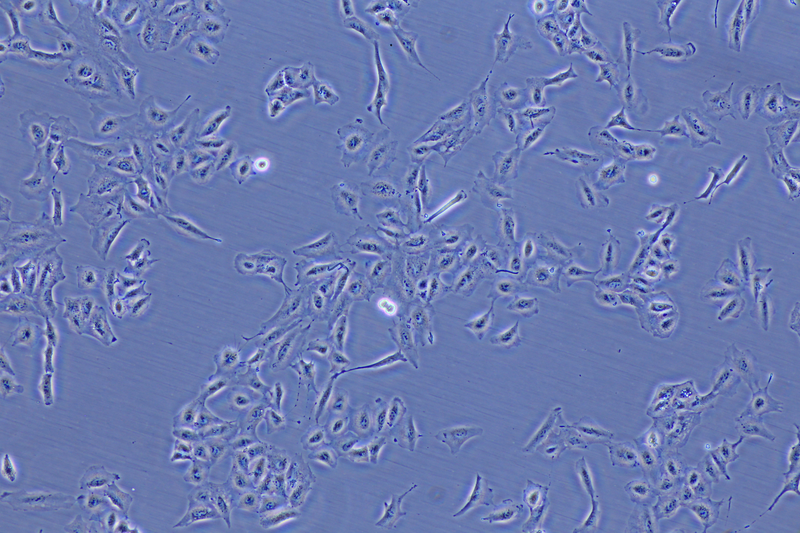
#> input picture hidos-django/hidos/cell/testdata/IMG_0126_tungsten_800.png, 800 x 533 px
$ python -i skimage_compat.py   (imports and definitions only)
#> lines starting #> are read from the running program, lines starting #| are printed output that depends on the picture
"""
The analysis algorithms were written against Python 2.7 and scikit-image
0.12 (2016). These helpers keep their original semantics where newer
versions changed a default or a threshold, so the ported algorithms produce
the same numbers:

* remove_small_objects / remove_small_holes: the old `min_size` removed
  objects strictly *smaller* than it; scikit-image 0.26 replaced it with
  `max_size`, which removes objects smaller than *or equal to* it.
* resize: scikit-image 0.15 switched the default mode from 'constant' to
  'reflect', turned on anti-aliasing when downsampling, and later moved to
  ndimage.zoom; this is the 0.12 implementation, with an exact scaling
  matrix (see resize).
* prewitt, roberts, sobel, laplace: scikit-image 0.12 set the one pixel
  image border of the edge filters to 0 when no mask was given; newer
  versions keep the (reflect-padded) border values. 0.12 also converted
  integer images to float by dividing by the maximum (x / 255) where newer
  versions multiply by its reciprocal (x * (1 / 255)), which differs in the
  last bit and moves the later img_as_ubyte rounding.
* canny: the scikit-image 0.12 implementation (see below), computed so that
  it gives the same result on every platform.
* bgr2gray: OpenCV 4 changed the fixed point arithmetic of
  cv2.cvtColor(..., COLOR_BGR2GRAY), which moves some colour pixels by one
  grey level; this is the OpenCV 3 formula.
* gaussian_blur: OpenCV 4 made cv2.GaussianBlur bit-exact (fixed point) for
  8-bit images; OpenCV 3 filtered with the floating point kernel, which
  this reproduces.
* py2_round: Python 2 round() returned a float, rounded halves away from
  zero and passed NaN through; Python 3 rounds halves to even and raises on
  NaN.
"""
import math
from decimal import ROUND_HALF_UP, Context, Decimal

import cv2
import numpy as np
from skimage import filters, morphology, transform


def _max_size(min_size):
    # objects with size < min_size  <=>  size <= ceil(min_size) - 1
    return int(math.ceil(min_size)) - 1


def remove_small_objects(ar, min_size=64, connectivity=1):
    """Remove objects with fewer than `min_size` pixels."""
    return morphology.remove_small_objects(ar, max_size=_max_size(min_size), connectivity=connectivity)


def remove_small_holes(ar, min_size=64, connectivity=1):
    """Fill holes with fewer than `min_size` pixels."""
    return morphology.remove_small_holes(ar, max_size=_max_size(min_size), connectivity=connectivity)


# [59 lines left out: functions resize, _img_as_float, _mask_filter_result, not called in this run]


def prewitt(image, mask=None):
    return _mask_filter_result(filters.prewitt(_img_as_float(image), mask=mask), mask)


def roberts(image, mask=None):
    return _mask_filter_result(filters.roberts(_img_as_float(image), mask=mask), mask)


def sobel(image, mask=None):
    return _mask_filter_result(filters.sobel(_img_as_float(image), mask=mask), mask)


def laplace(image, ksize=3, mask=None):
    return _mask_filter_result(filters.laplace(_img_as_float(image), ksize=ksize, mask=mask), mask)


# [34 lines left out: functions gaussian_blur, bgr2gray, py2_round, not called in this run]


# --- canny -------------------------------------------------------------------
# skimage.feature.canny as shipped in scikit-image 0.12 (originally part of
# CellProfiler; Copyright (c) 2003-2009 Massachusetts Institute of Technology,
# Copyright (c) 2009-2011 Broad Institute; BSD license; original author Lee
# Kamentsky). Newer versions convert the image to float before smoothing and
# changed the hysteresis, which moves the detected edges by a few pixels.
#
# The non-maximum suppression compares gradient magnitudes exactly, so a one
# ulp difference moves edges. np.hypot and the Gaussian kernel of today's
# scipy.ndimage.gaussian_filter (np.exp) round differently depending on the
# platform's libm and numpy's SIMD code (e.g. AVX-512 on Linux); the kernel
# and the magnitude are therefore computed with correctly rounded operations.

def _gaussian_kernel(sigma, truncate=4.0):
    """scipy 0.17 gaussian_filter1d weights, with a correctly rounded exp."""
    sd = float(sigma)
    lw = int(truncate * sd + 0.5)
    weights = [0.0] * (2 * lw + 1)
    weights[lw] = 1.0
    total = 1.0
    sd = sd * sd
    for ii in range(1, lw + 1):
        tmp = float(Decimal(-0.5 * float(ii * ii) / sd).exp(Context(prec=40)))
        weights[lw + ii] = tmp
        weights[lw - ii] = tmp
        total += 2.0 * tmp
    return np.array(weights) / total


def _gaussian_filter(image, sigma):
    """scipy.ndimage.gaussian_filter(image, sigma, mode='constant') with _gaussian_kernel."""
    from scipy.ndimage import correlate1d
    weights = _gaussian_kernel(sigma)
    output = np.zeros(image.shape, image.dtype)
    for axis in range(image.ndim):
        correlate1d(image, weights, axis, output, mode='constant', cval=0.0)
        image = output
    return output


def _smooth_with_function_and_mask(image, function, mask):
    bleed_over = function(mask.astype(float))
    masked_image = np.zeros(image.shape, image.dtype)
    masked_image[mask] = image[mask]
    smoothed_image = function(masked_image)
    output_image = smoothed_image / (bleed_over + np.finfo(float).eps)
    return output_image


def canny(image, sigma=1., low_threshold=None, high_threshold=None, mask=None,
          use_quantiles=False):
    """Canny edge detector with the scikit-image 0.12 implementation."""
    import scipy.ndimage as ndi
    from scipy.ndimage import binary_erosion, generate_binary_structure, label
    from skimage.util import dtype_limits

    if image.ndim != 2:
        raise ValueError('canny expects a 2-D image')
    if low_threshold is None:
        low_threshold = 0.1 * dtype_limits(image)[1]
    if high_threshold is None:
        high_threshold = 0.2 * dtype_limits(image)[1]
    if mask is None:
        mask = np.ones(image.shape, dtype=bool)

    def fsmooth(x):
        return _gaussian_filter(x, sigma)

    smoothed = _smooth_with_function_and_mask(image, fsmooth, mask)
    jsobel = ndi.sobel(smoothed, axis=1)
    isobel = ndi.sobel(smoothed, axis=0)
    abs_isobel = np.abs(isobel)
    abs_jsobel = np.abs(jsobel)
    magnitude = np.sqrt(isobel * isobel + jsobel * jsobel)  # not np.hypot, see above

    # Make the eroded mask. Setting the border value to zero will wipe
    # out the image edges for us.
    s = generate_binary_structure(2, 2)
    eroded_mask = binary_erosion(mask, s, border_value=0)
    eroded_mask = eroded_mask & (magnitude > 0)

    # --------- Find local maxima --------------
    local_maxima = np.zeros(image.shape, bool)
    # 0-45 degrees
    pts_plus = (isobel >= 0) & (jsobel >= 0) & (abs_isobel >= abs_jsobel)
    pts_minus = (isobel <= 0) & (jsobel <= 0) & (abs_isobel >= abs_jsobel)
    pts = pts_plus | pts_minus
    pts = eroded_mask & pts
    c1 = magnitude[1:, :][pts[:-1, :]]
    c2 = magnitude[1:, 1:][pts[:-1, :-1]]
    m = magnitude[pts]
    w = abs_jsobel[pts] / abs_isobel[pts]
    c_plus = c2 * w + c1 * (1 - w) <= m
    c1 = magnitude[:-1, :][pts[1:, :]]
    c2 = magnitude[:-1, :-1][pts[1:, 1:]]
    c_minus = c2 * w + c1 * (1 - w) <= m
    local_maxima[pts] = c_plus & c_minus
    # 45-90 degrees
    pts_plus = (isobel >= 0) & (jsobel >= 0) & (abs_isobel <= abs_jsobel)
    pts_minus = (isobel <= 0) & (jsobel <= 0) & (abs_isobel <= abs_jsobel)
    pts = pts_plus | pts_minus
    pts = eroded_mask & pts
    c1 = magnitude[:, 1:][pts[:, :-1]]
    c2 = magnitude[1:, 1:][pts[:-1, :-1]]
    m = magnitude[pts]
    w = abs_isobel[pts] / abs_jsobel[pts]
    c_plus = c2 * w + c1 * (1 - w) <= m
    c1 = magnitude[:, :-1][pts[:, 1:]]
    c2 = magnitude[:-1, :-1][pts[1:, 1:]]
    c_minus = c2 * w + c1 * (1 - w) <= m
    local_maxima[pts] = c_plus & c_minus
    # 90-135 degrees
    pts_plus = (isobel <= 0) & (jsobel >= 0) & (abs_isobel <= abs_jsobel)
    pts_minus = (isobel >= 0) & (jsobel <= 0) & (abs_isobel <= abs_jsobel)
    pts = pts_plus | pts_minus
    pts = eroded_mask & pts
    c1a = magnitude[:, 1:][pts[:, :-1]]
    c2a = magnitude[:-1, 1:][pts[1:, :-1]]
    m = magnitude[pts]
    w = abs_isobel[pts] / abs_jsobel[pts]
    c_plus = c2a * w + c1a * (1.0 - w) <= m
    c1 = magnitude[:, :-1][pts[:, 1:]]
    c2 = magnitude[1:, :-1][pts[:-1, 1:]]
    c_minus = c2 * w + c1 * (1.0 - w) <= m
    local_maxima[pts] = c_plus & c_minus
    # 135-180 degrees
    pts_plus = (isobel <= 0) & (jsobel >= 0) & (abs_isobel >= abs_jsobel)
    pts_minus = (isobel >= 0) & (jsobel <= 0) & (abs_isobel >= abs_jsobel)
    pts = pts_plus | pts_minus
    pts = eroded_mask & pts
    c1 = magnitude[:-1, :][pts[1:, :]]
    c2 = magnitude[:-1, 1:][pts[1:, :-1]]
    m = magnitude[pts]
    w = abs_jsobel[pts] / abs_isobel[pts]
    c_plus = c2 * w + c1 * (1 - w) <= m
    c1 = magnitude[1:, :][pts[:-1, :]]
    c2 = magnitude[1:, :-1][pts[:-1, 1:]]
    c_minus = c2 * w + c1 * (1 - w) <= m
    local_maxima[pts] = c_plus & c_minus

    # ---- If use_quantiles is set then calculate the thresholds to use
    if use_quantiles:
        if high_threshold > 1.0 or low_threshold > 1.0:
            raise ValueError("Quantile thresholds must not be > 1.0")
        if high_threshold < 0.0 or low_threshold < 0.0:
            raise ValueError("Quantile thresholds must not be < 0.0")
        high_threshold = np.percentile(magnitude, 100.0 * high_threshold)
        low_threshold = np.percentile(magnitude, 100.0 * low_threshold)

    # ---- Create two masks at the two thresholds.
    high_mask = local_maxima & (magnitude >= high_threshold)
    low_mask = local_maxima & (magnitude >= low_threshold)

    # Segment the low-mask, then only keep low-segments that have
    # some high_mask component in them
    strel = np.ones((3, 3), bool)
    labels, count = label(low_mask, strel)
    if count == 0:
        return low_mask

    sums = np.array(ndi.sum(high_mask, labels, np.arange(count, dtype=np.int32) + 1), ndmin=1)
    good_label = np.zeros((count + 1,), bool)
    good_label[1:] = sums > 0
    output_mask = good_label[labels]
    return output_mask

>>> import cv2
>>> picture = cv2.imread('testdata/IMG_0126_tungsten_800.png', cv2.IMREAD_GRAYSCALE)
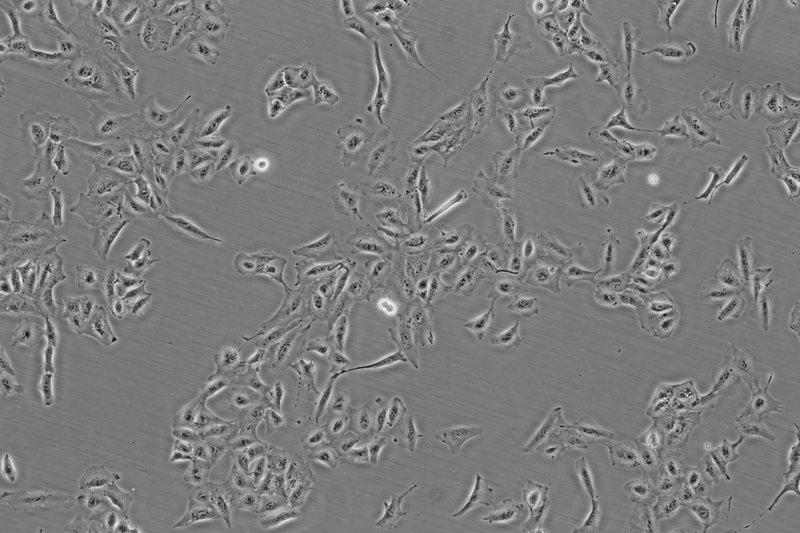
#> picture: shape (533, 800); min 19, max 246, mean 124
>>> result = canny(picture)
#> in canny, `low_threshold = 0.1 * dtype_limits(image)[1]`: low_threshold = 25.5
#> in canny, `high_threshold = 0.2 * dtype_limits(image)[1]`: high_threshold = 51
#> in canny, `eroded_mask = binary_erosion(mask, s, border_value=0)`: mask: shape (533, 800) bool; every value is 1
#> in canny, `eroded_mask = eroded_mask & (magnitude > 0)`:
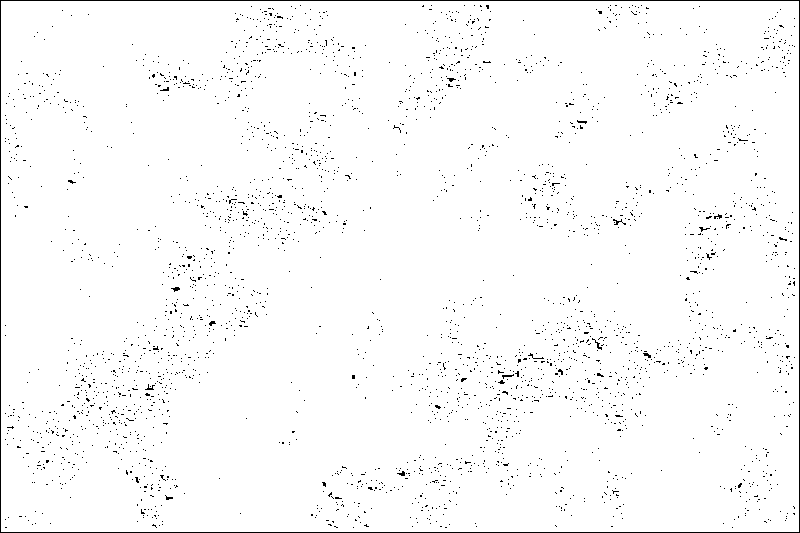
#> eroded_mask: shape (533, 800) bool; 98.1% white; black in thin lines or dots
#> in canny, `pts_plus = (isobel >= 0) & (jsobel >= 0) & (abs_isobel >= abs_jsobel)`: pts_plus: shape (533, 800) bool; 16% white in thin lines or dots
#> in canny, `pts_minus = (isobel <= 0) & (jsobel <= 0) & (abs_isobel >= abs_jsobel)`: pts_minus: shape (533, 800) bool; 15.7% white in thin lines or dots
#> in canny, `pts = pts_plus | pts_minus`: pts: shape (533, 800) bool; 30.3% white in thin lines or dots
#> in canny, `pts = eroded_mask & pts`: pts: shape (533, 800) bool; 28.8% white in thin lines or dots
#> in canny, `local_maxima[pts] = c_plus & c_minus`: local_maxima: shape (533, 800) bool; 8.5% white in thin lines or dots
#> in canny, `pts_plus = (isobel >= 0) & (jsobel >= 0) & (abs_isobel <= abs_jsobel)`: pts_plus: shape (533, 800) bool; 13.4% white in thin lines or dots
#> in canny, `pts_minus = (isobel <= 0) & (jsobel <= 0) & (abs_isobel <= abs_jsobel)`: pts_minus: shape (533, 800) bool; 13.5% white in thin lines or dots
#> in canny, `pts = pts_plus | pts_minus`: pts: shape (533, 800) bool; 25.6% white in thin lines or dots
#> in canny, `pts = eroded_mask & pts`: pts: shape (533, 800) bool; 24.1% white in thin lines or dots
#> in canny, `local_maxima[pts] = c_plus & c_minus`: local_maxima: shape (533, 800) bool; 14.3% white in thin lines or dots
#> in canny, `pts_plus = (isobel <= 0) & (jsobel >= 0) & (abs_isobel <= abs_jsobel)`: pts_plus: shape (533, 800) bool; 14.1% white in thin lines or dots
#> in canny, `pts_minus = (isobel >= 0) & (jsobel <= 0) & (abs_isobel <= abs_jsobel)`: pts_minus: shape (533, 800) bool; 14.1% white in thin lines or dots
#> in canny, `pts = pts_plus | pts_minus`: pts: shape (533, 800) bool; 26.9% white in thin lines or dots
#> in canny, `pts = eroded_mask & pts`: pts: shape (533, 800) bool; 25.5% white in thin lines or dots
#> in canny, `local_maxima[pts] = c_plus & c_minus`:
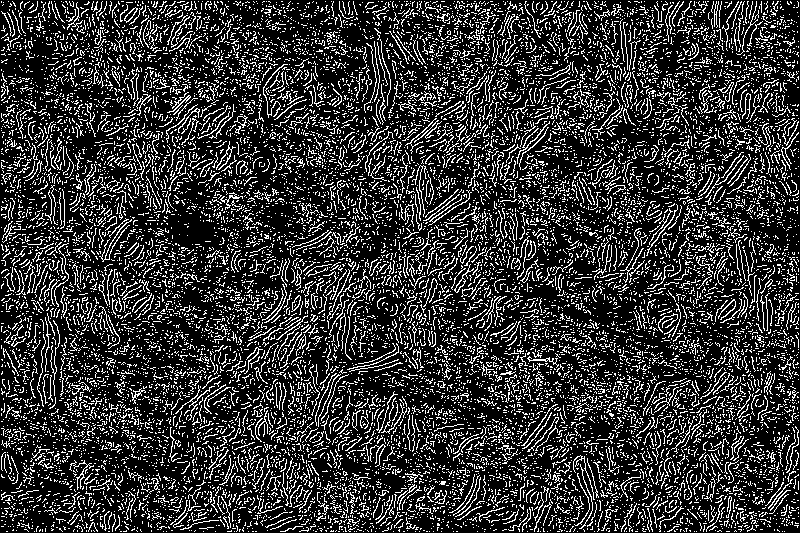
#> local_maxima: shape (533, 800) bool; 20.5% white in thin lines or dots
#> in canny, `pts_plus = (isobel <= 0) & (jsobel >= 0) & (abs_isobel >= abs_jsobel)`: pts_plus: shape (533, 800) bool; 19.3% white in thin lines or dots
#> in canny, `pts_minus = (isobel >= 0) & (jsobel <= 0) & (abs_isobel >= abs_jsobel)`: pts_minus: shape (533, 800) bool; 19% white in thin lines or dots
#> in canny, `pts = pts_plus | pts_minus`: pts: shape (533, 800) bool; 36.9% white in thin lines or dots
#> in canny, `pts = eroded_mask & pts`:
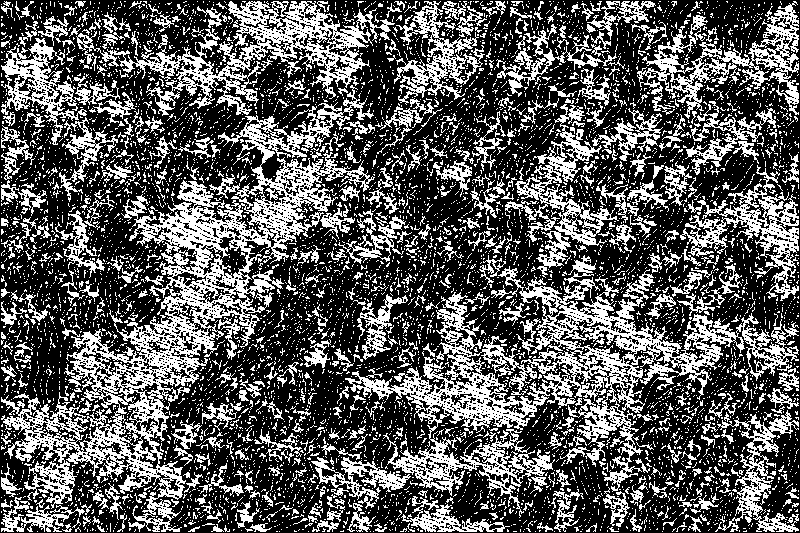
#> pts: shape (533, 800) bool; 35.4% white in thin lines or dots
#> in canny, `local_maxima[pts] = c_plus & c_minus`:
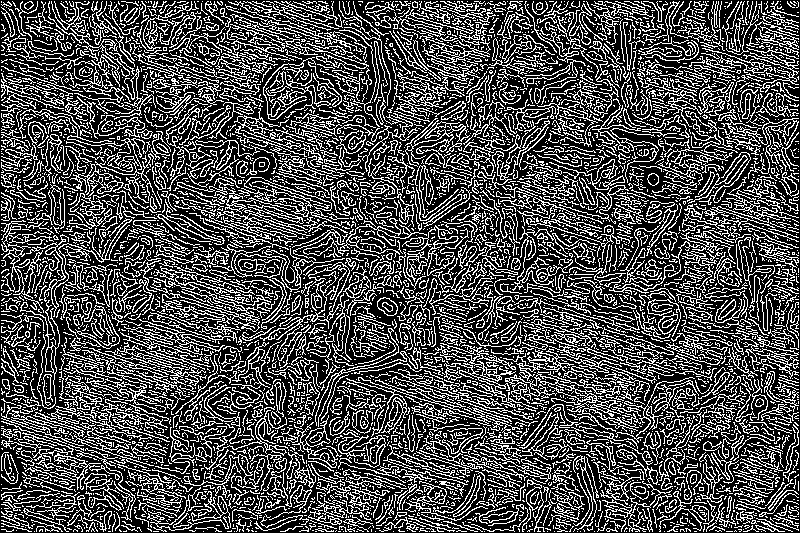
#> local_maxima: shape (533, 800) bool; 30.3% white in thin lines or dots
#> in canny, `high_mask = local_maxima & (magnitude >= high_threshold)`: high_mask: shape (533, 800) bool; 10% white in thin lines or dots
#> in canny, `low_mask = local_maxima & (magnitude >= low_threshold)`: low_mask: shape (533, 800) bool; 14.3% white in thin lines or dots
#> in canny, `labels, count = label(low_mask, strel)`:
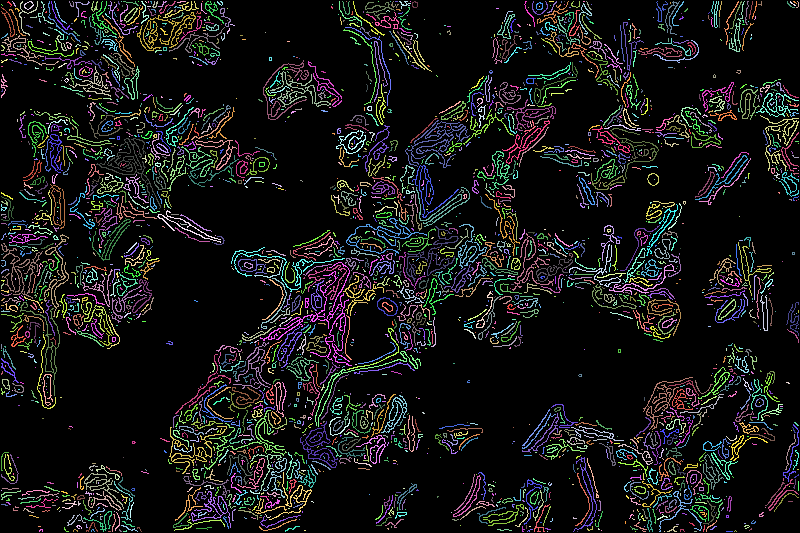
#> labels: shape (533, 800) int32; 2899 distinct labels, from 0 to 2898; one colour per label, 0 black
#> in canny, `labels, count = label(low_mask, strel)`: count = 2898
#> in canny, `sums = np.array(ndi.sum(high_mask, labels, np.arange(count, dtype=np.i..`: sums = 2898 values, max 591 at index 1477, min 0 at index 14, mean 14.73
#> in canny, `output_mask = good_label[labels]`:
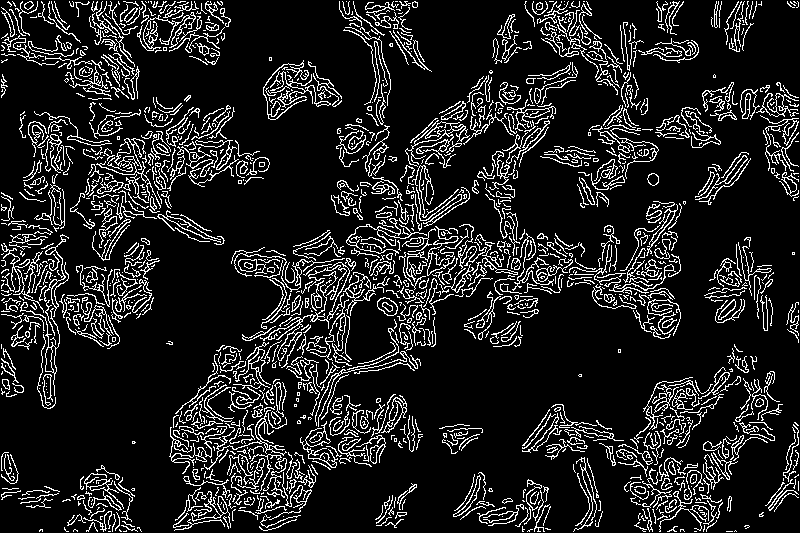
#> output_mask: shape (533, 800) bool; 13% white in thin lines or dots
